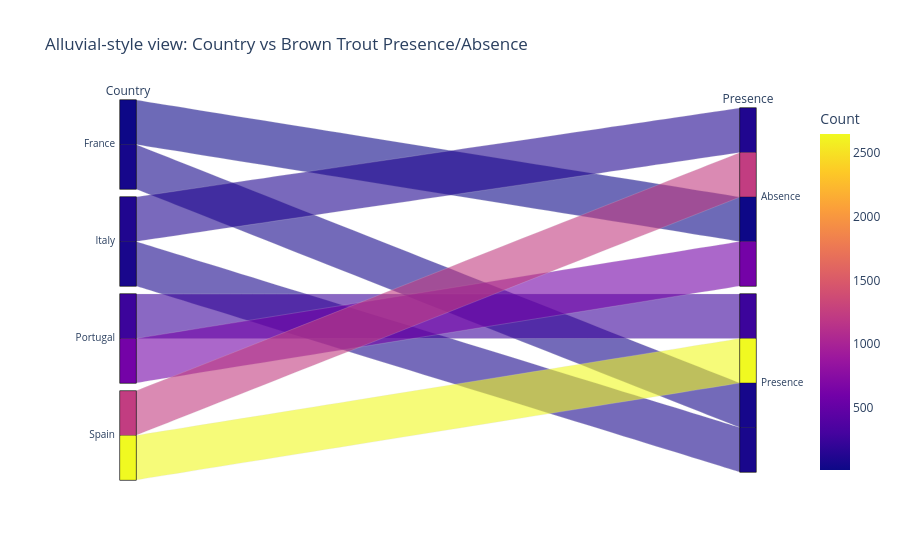

Notebook code for this chart:
### Code cell
flow_df = cont_table.reset_index().melt(id_vars="Country", var_name="Presence", value_name="Count")
flow_df = flow_df[flow_df["Count"] > 0]

fig = px.parallel_categories(
    flow_df,
    dimensions=["Country", "Presence"],
    color="Count",
    title="Alluvial-style view: Country vs Brown Trout Presence/Absence"
)

fig.show()

### Figure 1 — Plotly figure (JSON) as saved in the notebook; plotly's stock layout.template omitted (floating-point values rounded to 4 significant figures)
{"data": [{"dimensions": [{"label": "Country", "values": ["France", "Italy", "Portugal", "Spain", "France", "Italy", "Portugal", "Spain"]}, {"label": "Presence", "values": ["Absence", "Absence", "Absence", "Absence", "Presence", "Presence", "Presence", "Presence"]}], "domain": {"x": [0, 1], "y": [0, 1]}, "line": {"color": [13, 109, 615, 1239, 59, 76, 252, 2648], "coloraxis": "coloraxis"}, "name": "", "type": "parcats"}], "layout": {"coloraxis": {"colorbar": {"title": {"text": "Count"}}, "colorscale": [[0, "#0d0887"], [0.1111, "#46039f"], [0.2222, "#7201a8"], [0.3333, "#9c179e"], [0.4444, "#bd3786"], [0.5556, "#d8576b"], [0.6667, "#ed7953"], [0.7778, "#fb9f3a"], [0.8889, "#fdca26"], [1, "#f0f921"]]}, "legend": {"tracegroupgap": 0}, "title": {"text": "Alluvial-style view: Country vs Brown Trout Presence/Absence"}}}
